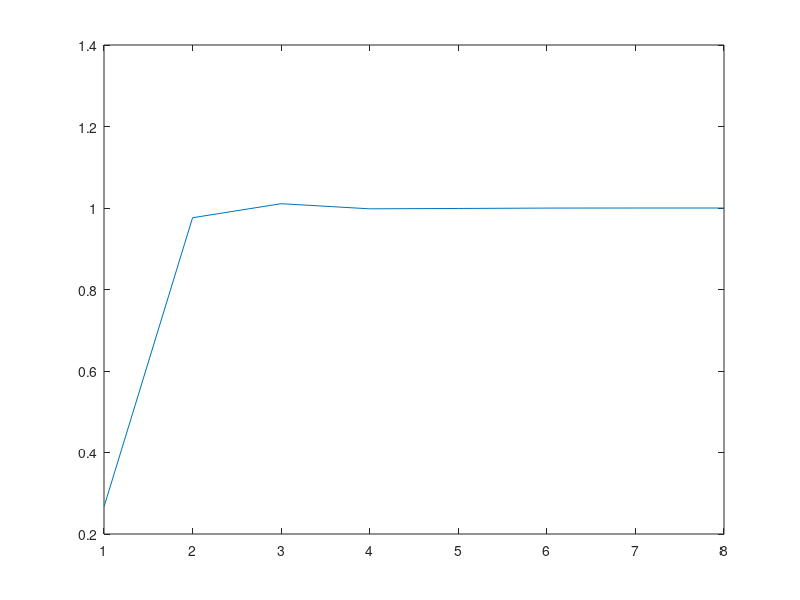

This chart was generated by the following MATLAB code:
format long     % Usando dupla precisao(64 bits)

xi = [0 0 0]    % Chute inicial
x = xi;         % Valor inicial da variavel final
max_dif = 1;
iteration_num = 0;
lambda = 0.8;

while max_dif > 1e-4 && iteration_num < 100
    % Isolando e resolvendo as variaveis
    % Metodo de gauss-seidel
    x(1) = ( (1 - lambda) * xi(1) ) + ( lambda * (1 + x(2) + x(3))/3 );     % Usando fator de relaxação
    x(2) = ( (1 - lambda) * xi(2) ) + ( lambda * (5 - x(1) - x(3))/3 );
    x(3) = ( (1 - lambda) * xi(3) ) + ( lambda * (4 - 2*x(1) + 2*x(2))/4 );
    %
    max_dif = max(abs(x - xi));  % Criterio de parada
    iteration_num += 1;  % Iteracao atual
    xi = x;
    xp(iteration_num) = iteration_num;
    yp(iteration_num) = x(1);
end
x
iteration_num
max_dif


% Simulacao da solucao exata
xe = x;
while max_dif > 1e-8 && iteration_num < 100
    % Isolando e resolvendo as variaveis
    xe(1) = (1 + xe(2) + xe(3))/3;
    xe(2) = (5 - xe(1) - xe(3))/3;
    xe(3) = (4 - 2*xe(1) + 2*xe(2))/4;
    %
    max_dif = max(abs(xe - xi));  % Criterio de parada
    iteration_num += 1;  % Iteracao atual
    xi = xe;
end
xe
iteration_num
max_dif

erro = abs(x - xe)
erro_maximo = max(erro)

plot(xp, yp)